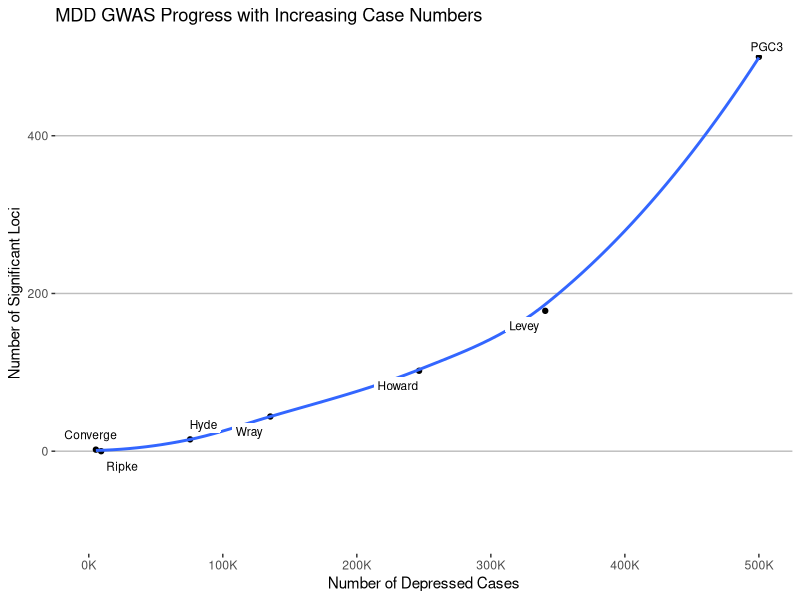

Write R code to recreate this figure.
## ---- chunk 1
knitr::opts_chunk$set(echo = TRUE)
## ---- chunk 2
library("tidyverse")
library("readxl")
require("ggrepel")
require("scales")
## ---- chunk 3
gwasMDD <- read_excel(path = "MDD-GWAS.xlsx" ) %>%
print()
## ---- chunk 4
ggplot(gwasMDD, aes(x=Ncases,y=Nhits,label=fauthor)) +
  theme(panel.background = element_rect(fill="white", 
                                        color="white", 
                                        linetype="solid"), 
        panel.grid.major.y = element_line(colour = "grey"), 
        panel.border = element_blank(),
        panel.grid.major = element_blank(),
        panel.grid.minor = element_blank()  ) +
  scale_x_continuous(labels = label_number(suffix = "K", scale = 1e-3)) +

  geom_point() +
  geom_smooth(method = "loess", formula = (y~x), se=FALSE) +
  
  geom_label_repel(min.segment.length = 0.5,
                   max.overlaps = Inf,
                   label.size=0,
                   label.padding=0.2,
                   label.r=0.2,
                   size=3) +
coord_cartesian(xlim=c(0,500000), ylim=c(-100, 500)) +
  
labs(title = "MDD GWAS Progress with Increasing Case Numbers",
     subtitle=NULL,
     x="Number of Depressed Cases",
     y="Number of Significant Loci") 
